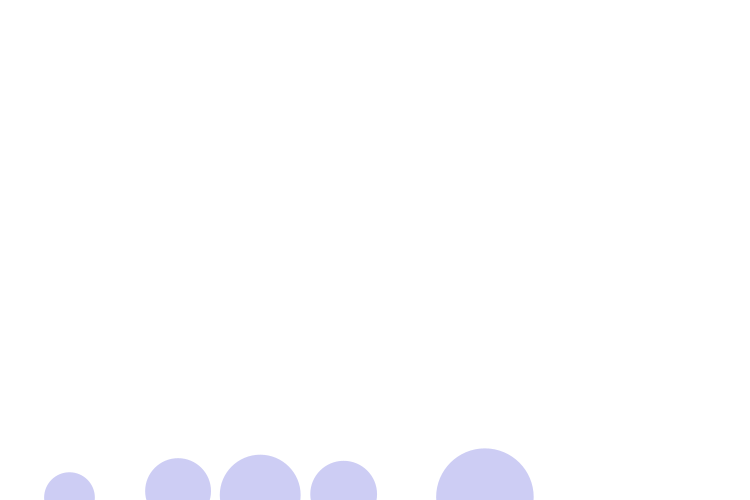
Frame 1 (no input)
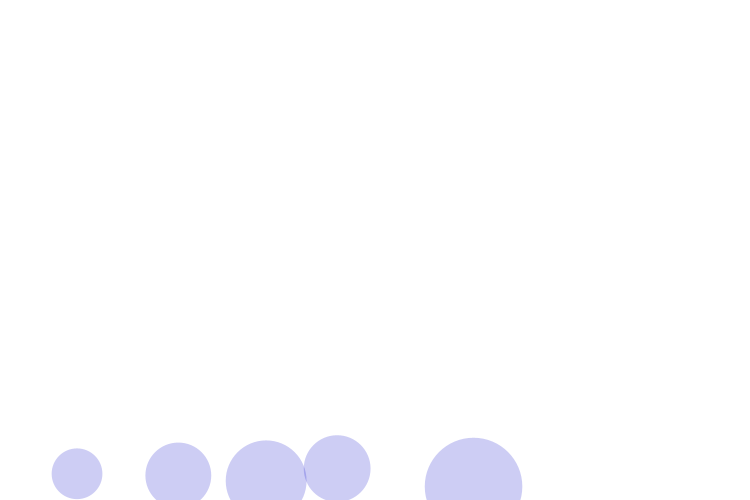
Frame 60 (the mouse pressed at the canvas centre just before this capture)
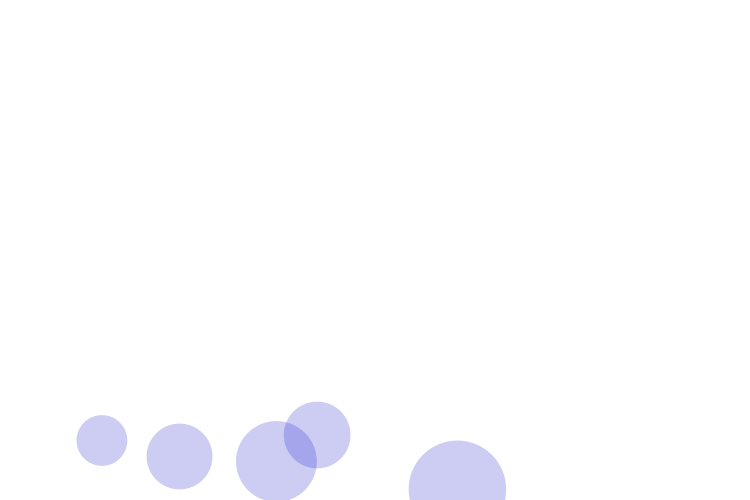
Frame 120 (the mouse held since frame 60 and released just before this capture)

The Processing sketch that drew these frames (run headless with seeded random() and noise(); from frame 60 on, the mouse is pressed at the canvas centre):

// Processing sketch: globos
// ── globos.pde
Circle[] losCircles = {};
float Vsubida = 0.3;
float vientox, vientoy;

void setup(){
 size(750,500);
 background(255);  
 smooth();
 drawCircles(); 
}

void draw(){
  background(255);
  for(int i=0; i < losCircles.length; i++){
    Circle esteputoCircle = losCircles[i];
    esteputoCircle.update();
  }
  
}

void drawCircles(){
 
  for(int i=0; i<5; i++){
  Circle esteCircle = new Circle();
  losCircles = (Circle[])append(losCircles,esteCircle); 
 }   
}

void mouseReleased(){
  drawCircles();
}


class Circle{
  float x, y;
  float radius;
  float Vx, Vy;

  Circle(){
    x = random(width);
    y = height - random(10);
    radius = random(100)+100;
    Vx = 0;
    Vy = -Vsubida;
  }
  
  void pintame(){
    noStroke();
    fill(0,0,200,50);
    ellipse(x,y,radius/2,radius/2);
  }

  void update(){
    Vx += (random(20)-10)/250;
    Vy += (random(20)-10)/250;
    x += Vx;
    y += Vy;
    if(x > (width+radius)){x = 0 - radius;};
    if(x < (0-radius)){x = width + radius;};
    if(y > (height+radius)){y = 0 - radius;};
    if(y < (0-radius)){y = height + radius;};
    pintame();
  }


}
